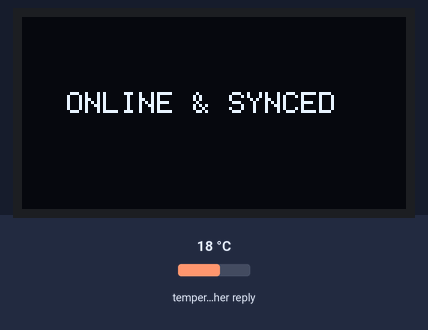
This sketch was run on a simulated ESP32. Parts: 128×64 one-colour display. The test bench sets the inputs (shaded band); at power-on: temperature in the weather reply 18 °C. WiFi joins after 1.5 s; servers stay silent unless stated; the local clock reads 2024-03-15 10:24:30 at power-on unless the sketch sets it; web services answer with replies made up by the test bench.

Above: at 1.6 s.
At 3.4 s:
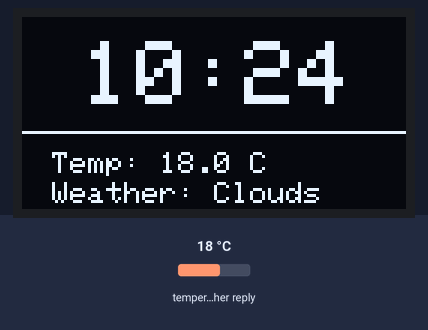
At 63.6 s:
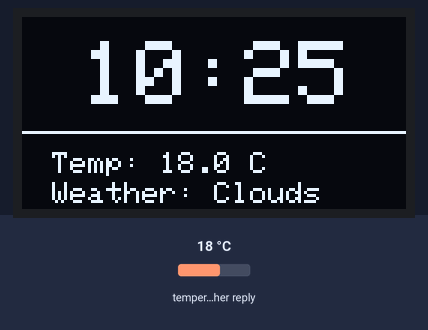
At 123.8 s:
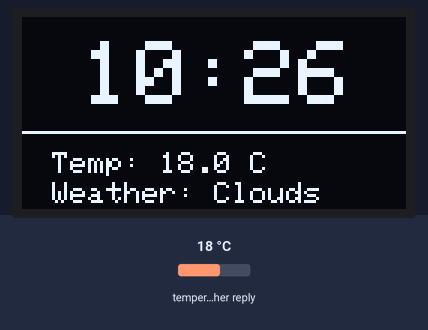

Measured:
- what the display in image 0 shows lasts 1.7 s, from 1.6 s to 3.3 s
- what the display in image 1 shows lasts 60.2 s, from 3.3 s to 63.5 s

The sketch:

esp32_clock_weather.ino
```cpp
#include <WiFi.h>
#include <HTTPClient.h>
#include <ArduinoJson.h>
#include <Adafruit_GFX.h>
#include <Adafruit_SSD1306.h>
#include <Wire.h>
#include "time.h"

// =============================
// USER CONFIGURATION
// =============================

const char* ssid     = "YOUR_WIFI_NAME";
const char* password = "YOUR_WIFI_PASSWORD";

String apiKey        = "YOUR_OPENWEATHER_API_KEY";
String city          = "Mumbai";
String countryCode   = "IN";

// =============================
// TIME CONFIGURATION
// =============================

const char* ntpServer = "pool.ntp.org";
const long gmtOffset_sec = 19800; // IST
const int daylightOffset_sec = 0;

// =============================
// OLED CONFIGURATION
// =============================

#define SCREEN_WIDTH 128
#define SCREEN_HEIGHT 64

#define OLED_SDA 2
#define OLED_SCL 15

Adafruit_SSD1306 display(SCREEN_WIDTH, SCREEN_HEIGHT, &Wire, -1);

// =============================
// SETUP
// =============================

void setup() {

  Serial.begin(115200);

  Wire.begin(OLED_SDA, OLED_SCL);

  if(!display.begin(SSD1306_SWITCHCAPVCC, 0x3C)) {
    Serial.println("OLED initialization failed");
    while(true);
  }

  display.clearDisplay();
  display.setTextColor(WHITE);
  display.setTextSize(2);
  display.setCursor(15,15);
  display.println("HELLO");

  display.setTextSize(1);
  display.setCursor(15,40);
  display.println("Connecting...");
  display.display();

  // WiFi Connection
  WiFi.begin(ssid, password);

  while (WiFi.status() != WL_CONNECTED) {
    delay(500);
  }

  // Time Sync
  configTime(gmtOffset_sec, daylightOffset_sec, ntpServer);

  display.clearDisplay();
  display.setCursor(15,25);
  display.println("ONLINE & SYNCED");
  display.display();

  delay(1500);
}

// =============================
// LOOP
// =============================

void loop() {

  if (WiFi.status() == WL_CONNECTED) {

    HTTPClient http;

    String url = "http://api.openweathermap.org/data/2.5/weather?q="
                + city + "," + countryCode
                + "&APPID=" + apiKey
                + "&units=metric";

    http.begin(url);

    int httpCode = http.GET();

    display.clearDisplay();

    // TIME DISPLAY
    struct tm timeinfo;

    if(getLocalTime(&timeinfo)) {

      display.setTextSize(3);
      display.setCursor(20,8);

      display.printf("%02d:%02d",
      timeinfo.tm_hour,
      timeinfo.tm_min);

    }

    display.drawLine(0,38,128,38,WHITE);

    // WEATHER DISPLAY
    if (httpCode > 0) {

      String payload = http.getString();

      StaticJsonDocument<1024> doc;

      deserializeJson(doc, payload);

      float temp = doc["main"]["temp"];

      const char* weatherDesc =
      doc["weather"][0]["main"];

      display.setTextSize(1);

      display.setCursor(10,45);
      display.printf("Temp: %.1f C", temp);

      display.setCursor(10,55);
      display.print("Weather: ");
      display.print(weatherDesc);

    }

    display.display();

    http.end();
  }

  delay(60000);
}
```
